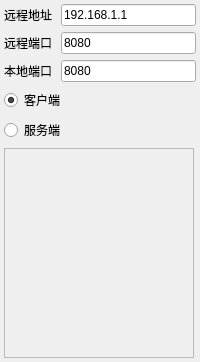
<?xml version="1.0" encoding="UTF-8"?>
<ui version="4.0">
 <class>TCPConfigWidget</class>
 <widget class="QWidget" name="TCPConfigWidget">
  <property name="geometry">
   <rect>
    <x>0</x>
    <y>0</y>
    <width>200</width>
    <height>362</height>
   </rect>
  </property>
  <property name="minimumSize">
   <size>
    <width>200</width>
    <height>85</height>
   </size>
  </property>
  <property name="maximumSize">
   <size>
    <width>200</width>
    <height>362</height>
   </size>
  </property>
  <property name="windowTitle">
   <string>Form</string>
  </property>
  <layout class="QGridLayout" name="gridLayout_2">
   <property name="leftMargin">
    <number>4</number>
   </property>
   <property name="topMargin">
    <number>4</number>
   </property>
   <property name="rightMargin">
    <number>4</number>
   </property>
   <property name="bottomMargin">
    <number>4</number>
   </property>
   <item row="0" column="0">
    <layout class="QGridLayout" name="gridLayout">
     <item row="0" column="1">
      <widget class="QLineEdit" name="remote_ip_edit">
       <property name="text">
        <string>192.168.1.1</string>
       </property>
      </widget>
     </item>
     <item row="1" column="0">
      <widget class="QLabel" name="remote_port_label">
       <property name="text">
        <string>远程端口</string>
       </property>
      </widget>
     </item>
     <item row="2" column="0">
      <widget class="QLabel" name="local_port_label">
       <property name="text">
        <string>本地端口</string>
       </property>
      </widget>
     </item>
     <item row="3" column="0" colspan="2">
      <widget class="QRadioButton" name="client_mode_button">
       <property name="text">
        <string>客户端</string>
       </property>
       <property name="checked">
        <bool>true</bool>
       </property>
      </widget>
     </item>
     <item row="0" column="0">
      <widget class="QLabel" name="remote_ip_label">
       <property name="minimumSize">
        <size>
         <width>51</width>
         <height>0</height>
        </size>
       </property>
       <property name="text">
        <string>远程地址</string>
       </property>
      </widget>
     </item>
     <item row="2" column="1">
      <widget class="QLineEdit" name="local_port_edit">
       <property name="text">
        <string>8080</string>
       </property>
      </widget>
     </item>
     <item row="1" column="1">
      <widget class="QLineEdit" name="remote_port_edit">
       <property name="text">
        <string>8080</string>
       </property>
      </widget>
     </item>
     <item row="4" column="0" colspan="2">
      <widget class="QRadioButton" name="server_mode_button">
       <property name="text">
        <string>服务端</string>
       </property>
      </widget>
     </item>
     <item row="5" column="0" rowspan="2" colspan="2">
      <widget class="QTableView" name="client_show_view">
       <property name="enabled">
        <bool>false</bool>
       </property>
       <property name="maximumSize">
        <size>
         <width>190</width>
         <height>220</height>
        </size>
       </property>
       <property name="editTriggers">
        <set>QAbstractItemView::NoEditTriggers</set>
       </property>
       <property name="selectionBehavior">
        <enum>QAbstractItemView::SelectRows</enum>
       </property>
       <attribute name="horizontalHeaderStretchLastSection">
        <bool>false</bool>
       </attribute>
       <attribute name="verticalHeaderVisible">
        <bool>false</bool>
       </attribute>
      </widget>
     </item>
    </layout>
   </item>
  </layout>
 </widget>
 <resources/>
 <connections>
  <connection>
   <sender>client_mode_button</sender>
   <signal>clicked()</signal>
   <receiver>TCPConfigWidget</receiver>
   <slot>set_client_mode()</slot>
   <hints>
    <hint type="sourcelabel">
     <x>44</x>
     <y>104</y>
    </hint>
    <hint type="destinationlabel">
     <x>194</x>
     <y>120</y>
    </hint>
   </hints>
  </connection>
  <connection>
   <sender>server_mode_button</sender>
   <signal>clicked()</signal>
   <receiver>TCPConfigWidget</receiver>
   <slot>set_server_mode()</slot>
   <hints>
    <hint type="sourcelabel">
     <x>57</x>
     <y>122</y>
    </hint>
    <hint type="destinationlabel">
     <x>194</x>
     <y>177</y>
    </hint>
   </hints>
  </connection>
  <connection>
   <sender>client_show_view</sender>
   <signal>clicked(QModelIndex)</signal>
   <receiver>TCPConfigWidget</receiver>
   <slot>set_select_host()</slot>
   <hints>
    <hint type="sourcelabel">
     <x>105</x>
     <y>279</y>
    </hint>
    <hint type="destinationlabel">
     <x>196</x>
     <y>329</y>
    </hint>
   </hints>
  </connection>
 </connections>
 <slots>
  <slot>set_server_mode()</slot>
  <slot>set_client_mode()</slot>
  <slot>set_select_host()</slot>
 </slots>
</ui>
